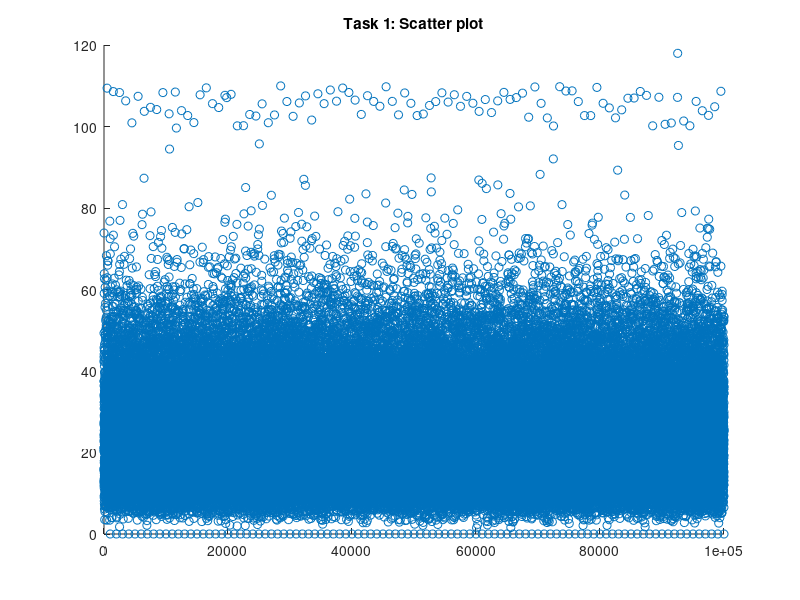
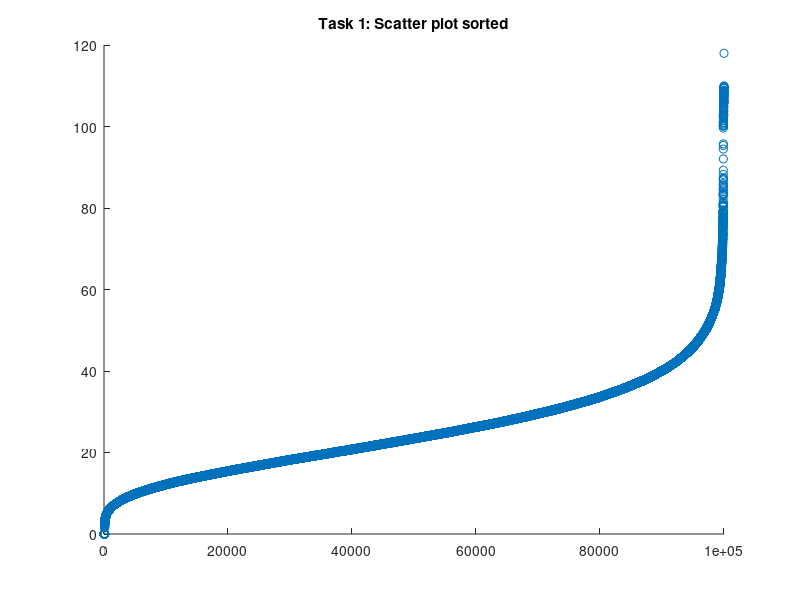

Write MATLAB code to recreate these figures, in order. (Note: this script raises an error after producing the figures.)
clc;
clear;
data = load("dataIndSSA2022.mat");
d1 = data.task1_data;

%% Mean, Variance, and Sample 
fprintf('\nTask 1\n\n'); 
n = length(d1);
d1_mean = mean(d1);
fprintf('There are %d datapoints in the data set\n', n); 
fprintf('Minimum value: %f\n', min(d1)); 
fprintf('Maximum value: %f\n', max(d1));
fprintf('Mean value   : %f\n\n', d1_mean);

d1_sigma2 = sum((d1 - d1_mean).^2)/n-1;
fprintf('The variance is: %f\n\n', d1_sigma2);
d1_sigma = sqrt(d1_sigma2);
fprintf('The standard deviation is: %f\n\n', d1_sigma);

%% 7 Number Summary
fprintf('2nd percentile  : %f\n', prctile(d1, 2)); 
fprintf('9th percentile  : %f\n', prctile(d1, 9)); 
fprintf('1st quartile    : %f\n', prctile(d1, 25)); 
fprintf('median value    : %f\n', median(d1));
fprintf('3rd quartile    : %f\n', prctile(d1, 75)); 
fprintf('91st percentile : %f\n', prctile(d1, 91)); 
fprintf('98th percentile : %f\n', prctile(d1, 98)); 

%% Visualisation - Scatter 
% A scatter plot is the easiest and thus first visualisation to be conducted
% the plot shows a strong cluster of values around the mean line, with a
% large gap between 80 and 100 on the Y axis as well as an unusual
% formation of points on the 0 line.
figure(1);
scatter(1:length(d1), d1);
hold on;
plot([0,length(d1)], [d1_mean, d1_mean])
hold off;
title('Task 1: Scatter plot')

%% Visualisation - Sorted Scatter
% A sort of the data provides a clearer understanding of the growth of the
% cumulitive distribution function and shows the break in the data in the 
% region around 90 - 100 
figure(2);
scatter(1:length(d1), sort(d1));
title('Task 1: Scatter plot sorted')

%% Visualisation - Histogram 
% At first glance a histogram shows a poisson distribution, this plot also
% confirms that the large number of values clustered at 0 do not fit into
% the curve of the distribution. The tail of the distribution also does not
% look normal, with an unexpected rise in values around 100

figure(3);
histogram(d1, 1000, 'normalization', 'probability');
title('Task 1: Histogram')

%% Visualisation - Box and Whisker 
% The box and whisker plot confirms the abnormality of the tail falls
% ouside the interquartile range of the distribution.  We can thus conclude
% that between 

figure(4);
boxplot(d1, 'Notch', 'on')
title('Task 1: Box plot')

%% Data Cleaning
% Data points larger than 53.3415 and equal to zero are removed from the
% set due to the fact that they do not fall within the interquartile ranges
figure(5);
d1c = d1(d1 <= 53.3415);
d1c = d1c(d1c > 0);
histogram(d1c, 1000, 'normalization', 'probability');
title('Task 1: Histogram of cleaned data')

%% Mean, Variance, and Sample 
fprintf('\nAfter data cleaning:\n\n'); 
fprintf(['%d remaining datapoints in the set (%d removed)' ...
    '\n'], length(d1c), length(d1) - length(d1c)); 
fprintf('Minimum value : %f\n', min(d1c)); 
fprintf('Maximum value : %f\n', max(d1c));
d1c_mean = mean(d1c);
fprintf('Mean value    : %f\n\n', d1c_mean);

d1c_sigma2 = sum((d1c - mean(d1c)).^2)/n-1;
fprintf('The variance is: %f\n\n', d1c_sigma2);
d1c_sigma = sqrt(d1c_sigma2);
fprintf('The standard deviation is: %f\n\n', d1c_sigma);

%% 7 Number Summary
fprintf('2nd percentile  : %f\n', prctile(d1c, 2)); 
fprintf('9th percentile  : %f\n', prctile(d1c, 9)); 
fprintf('1st quartile    : %f\n', prctile(d1c, 25)); 
fprintf('median value    : %f\n', median(d1c));
fprintf('3rd quartile    : %f\n', prctile(d1c, 75)); 
fprintf('91st percentile : %f\n', prctile(d1c, 91)); 
fprintf('98th percentile : %f\n', prctile(d1c, 98)); 

%% Skew
% The positive result indicates that the data is skewed to the left of the
% x axis, this tracks with the histogram shown
skew = 3 * (mean(d1c) - median(d1c))/d1c_sigma;
fprintf('\nSkew : %f\n', skew); 

%% Distribution
% It is hypothesised that the data comes from a Normal distribution, shown
% by the fitting of a curve to the data set
normal = @(x) (1./(d1c_sigma .* sqrt(2 .* pi))) * exp(-1/2 * ((x - d1c_mean) ./ d1c_sigma).^2);

figure(6)
histogram(d1c, 'normalization', 'probability');
hold on;
fplot(normal, 'r')
hold off;
title('Task 1: Fitted Distribution')


%% Task 2 
fprintf('\nTask 2\n\n'); 
d2 = data.task2_data;

%% Part A - Estimate Parameters
n = length(d2)
d2_mu_hat = sum(log(d2))./n;
d2_sigma_hat = sqrt( sum((log(d2) - d2_mu_hat).^2)./n );

fprintf('Estimated mean (mu hat)    : %f\n', d2_mu_hat); 
fprintf('Estimated mean (sigma hat) : %f\n', d2_sigma_hat); 

%% Part B - Density Histogram Plot
lognormal = @(x) 1 ./ (x.*d2_sigma_hat.*sqrt(2*pi)) .* exp( -(log(x) - d2_mu_hat).^2. ./ (2*d2_sigma_hat.^2));

figure(7)
histogram(d2, 'normalization', 'probability');
hold on;
fplot(lognormal, 'r')
hold off;

%% Part C - Chi Squared test
% For each bin value in our dataset calculate the expected value from the 
% distribution
p = @(x) lognormal(x-0.5);
obs = histcounts(d2);
exp = length(d2) .* p(1:length(obs));

figure(8)
plot(obs, 'b');
hold on;
plot(exp, 'r');
hold off;
title('Task 2: Observed and Expected values')


%% Calculate Chi Squared
% Create a function to calculate the Chi^2 value 
chiSqd = @(O, E) sum((O - E).^2 ./ E);
chiSquared = chiSqd(obs, exp)


alpha = 0.05;

%% test

lognormal(0.5)
